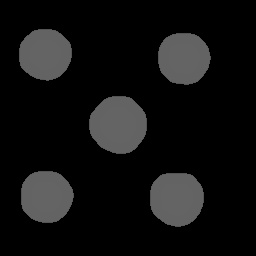
#> input picture sim/ros2_ws/src/coverage_planning/image.png, 256 x 256 px, found by its file name
$ python main.py
#> lines starting #> are read from the running program, lines starting #| are printed output that depends on the picture
### sim/ros2_ws/src/coverage_planning/functions.py
import math

class Line:
    def __init__(self, m, n):
        self.m = m
        self.n = n

    def __call__(self, x):
        return self.m * x + self.n

def distance_point_to_line(point, line):
    """
    Calculate the shortest distance between a point and a line.

    :param point: Tuple (x, y) representing the point.
    :param line: Line class instance representing the line.
    :return: Shortest distance between the point and the line.
    """
    x0, y0 = point
    m, n = line.m, line.n

    distance = abs(m * x0 - y0 + n) / math.sqrt(m**2 + 1)
    return distance


def get_point_given_distance(distance, line, origin, reference_point):
    """
    Calculate the point at a given distance along a line from the origin point,
    and return the point closest to the given reference point.

    :param distance: Distance to travel along the line.
    :param line: Line class instance representing the line.
    :param origin: Tuple (x, y) representing the starting point.
    :param reference_point: Tuple (x, y) representing the point to which the closest point is determined.
    :return: Tuple (x, y) representing the point closest to the reference point.
    """
    # Calculate the two possible points at the given distance
    dx = distance / math.sqrt(1 + line.m ** 2)
    dy = line.m * dx

    point1 = [origin[0] + dx, origin[1] + dy]
    point2 = [origin[0] - dx, origin[1] - dy]

    dist1 = math.sqrt((point1[0] - reference_point[0]) ** 2 + (point1[1] - reference_point[1]) ** 2)
    dist2 = math.sqrt((point2[0] - reference_point[0]) ** 2 + (point2[1] - reference_point[1]) ** 2)

    # Return the point that is closer to the reference point
    if dist1 < dist2:
        return point1
    else:
        return point2


def get_line_from_two_points(p1, p2):
    if p1[0] == p2[0]:  # Vertical line
        print("Vertical line - slope is undefined.")
        return None
    m = (p2[1] - p1[1]) / (p2[0] - p1[0])
    n = p1[1] - m * p1[0]
    return Line(m, n)


def generate_parallel_line(line, point):
    """
    Generate a line parallel to the given line that passes through the given point.

    :param line: Line class instance representing the original line.
    :param point: Tuple (x, y) representing the point through which the new line passes.
    :return: Line class instance representing the new parallel line.
    """
    m = line.m
    x, y = point
    n = y - m * x
    return Line(m, n)

def intersection_point(line1, line2):
    """
    Calculate the intersection point between two lines.

    :param line1: First line (Line class instance).
    :param line2: Second line (Line class instance).
    :return: Tuple (x, y) representing the intersection point.
    """
    m1, n1 = line1.m, line1.n
    m2, n2 = line2.m, line2.n

    if m1 == m2:
        raise ValueError("The lines are parallel and do not intersect.")

    x = (n2 - n1) / (m1 - m2)
    y = m1 * x + n1

    return [x, y]

### sim/ros2_ws/src/coverage_planning/main.py
from functions import *
from PIL import Image, ImageDraw
import IPython.display as display

def get_area_lines(ox, oy):
    ## Obtener lineas de la area
    Ltop = get_line_from_two_points([ox[0],oy[0]], [ox[1], oy[1]])
    LRight = get_line_from_two_points([ox[1],oy[1]], [ox[2], oy[2]])
    LBot = get_line_from_two_points([ox[2],oy[2]], [ox[3], oy[3]])
    LLeft = get_line_from_two_points([ox[3],oy[3]], [ox[0], oy[0]])

    return (Ltop, LRight, LBot, LLeft) if Ltop and LRight and LBot and LLeft else (None, None, None, None)

def get_points(ox, oy):
    return [ox[0],oy[0]], [ox[1],oy[1]], [ox[2],oy[2]], [ox[3],oy[3]]

def gen_image(background_image_path, ox, oy):
#> called with background_image_path = './src/coverage_planning/image.png'
    area_coords= list(zip(ox, oy))
    img = Image.open(background_image_path)
#> img is the input picture: PIL image 256x256 RGBA; mean R, G, B, A 17.5, 17.5, 17.5, 255

    img = Image.open(background_image_path)
    draw = ImageDraw.Draw(img)

    # Draw the area boundary
    draw.polygon(area_coords, outline="blue", fill=None, width=2)

    display.display(img)
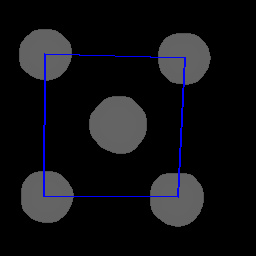
#> shown: PIL image 256x256 RGBA; mean R, G, B, A 17, 17, 20.2, 255
    return draw, img

## Parameters
background_image_path = "./src/coverage_planning/image.png"
ox1 = [44, 185, 178, 43]
oy1 = [53, 57, 197, 196]
diameter=5

## Return value
solution=[]

draw, img = gen_image(background_image_path, ox1, oy1)

LTop, LRight, LBot, LLeft = get_area_lines(ox1, oy1)
Po1, Po2, Po3, Po4 = get_points(ox1, oy1)

## Obtener puntos dentro de las lineas para conseguir rectas generadoras
Pgen1=get_point_given_distance(diameter, LTop, Po1, Po4)
gen1=generate_parallel_line(LLeft, Pgen1)

Pgen2=get_point_given_distance(diameter, LTop, Po2, Po3)
gen2=generate_parallel_line(LRight, Pgen2)

# Gen first two points (from top)
P1=intersection_point(gen1, LTop)
P2=intersection_point(gen2, LTop)

# TODO: tratar edge case donde Ltop este muy cerca de LBot en algun lado (por parte de Pi1 o Pi2), mas cerca que el diametro

EndGen=True # Este valor representa en que linea generadora nos hemos quedado al acabar la generacion quadrada True si esta en 1 i False si esta en 2

# Generacion quadrada
while True:

    # P3 a partir de la recta paralela a LLeft
    P1=get_point_given_distance(diameter, gen1, P1, Po4)
    solution.append(tuple(P1))
    if distance_point_to_line(P1, LBot) < diameter:
        break

    # Fem el mateix per a P4
    P2=get_point_given_distance(diameter, gen2, P2, Po3)
    solution.append(tuple(P2))

    if distance_point_to_line(P2, LBot) < diameter:
        EndGen=False
        break


draw.line(solution, fill="red", width=2)
#display.display(img)

rx = [s[0] for s in solution]
#> rx = 55 values, max 179.8 at index 1, min 48.02 at index 54, mean 111.3
ry = [s[1] for s in solution]
#> ry = 55 values from 58.14 to 193.1

print("rx: ", rx)
#> (printed output is left out)
print("ry: ", ry)
#> (printed output is left out)
